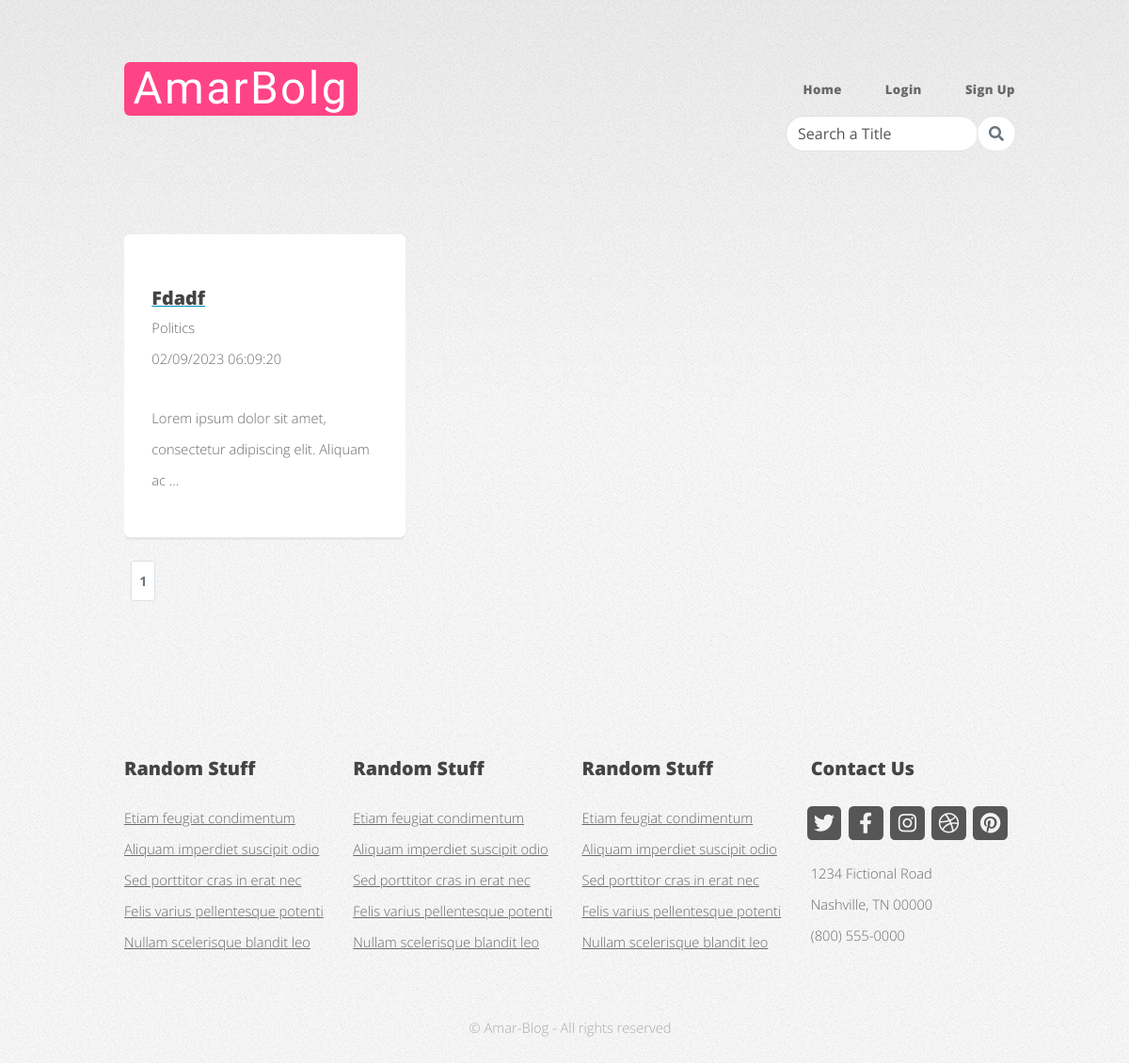
/posts/topic/politics/, run on an earlier commit of the app's database.
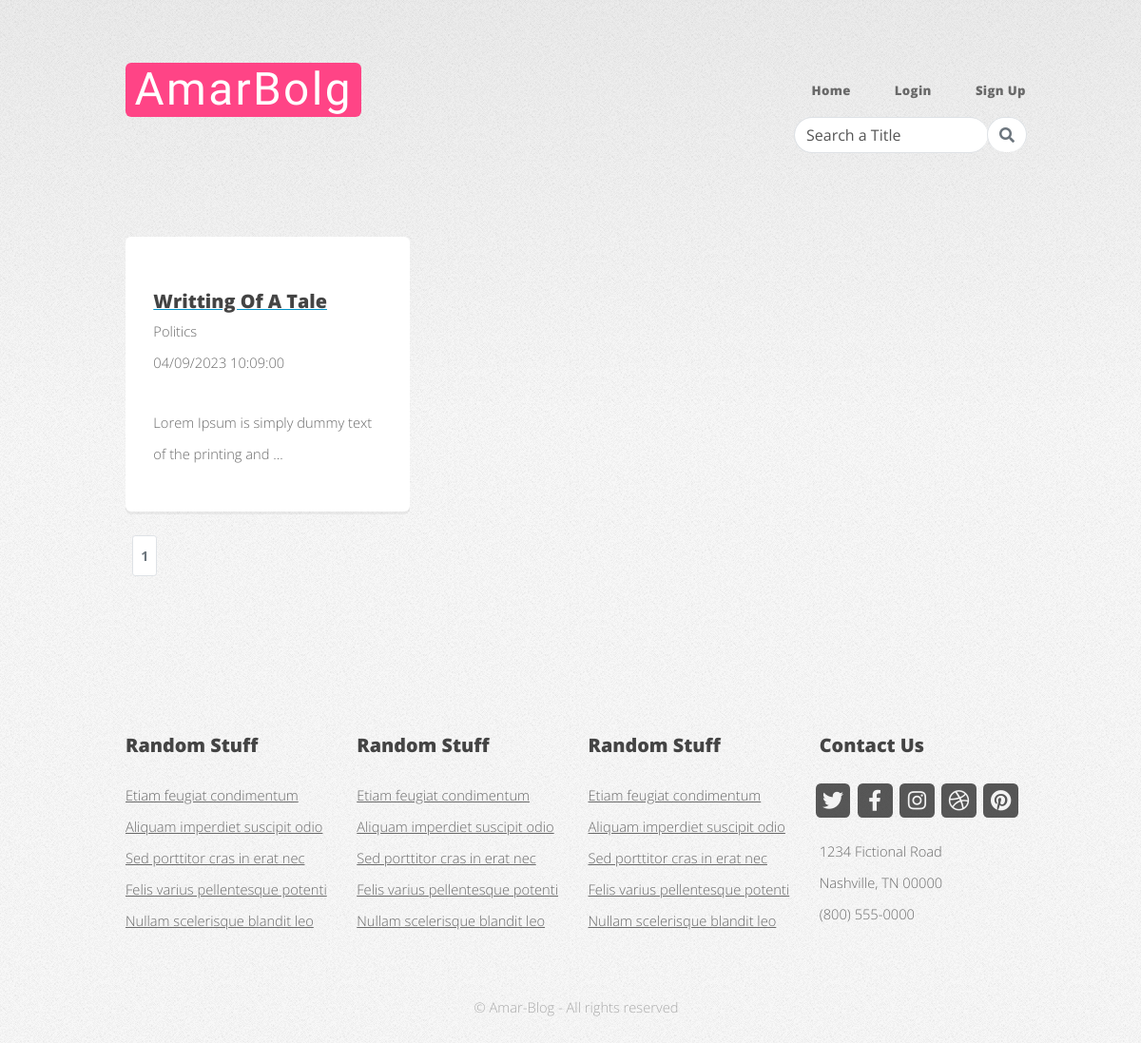
And on a later commit of the database.
### posts/models.py (models this page shows, shortened)
class posts(models.Model):
    blogger = models.ForeignKey(User, on_delete=models.CASCADE, related_name='post')
    title = models.CharField(max_length=250)
    topic = models.CharField(max_length=50, choices=choices.TOPICS)
    content=models.TextField()
    pub_date=models.DateTimeField(auto_now_add=True)
    mod_date=models.DateTimeField(auto_now=True)

### posts/views.py (the view)
# urls.py: path('topic/<str:topic>/',views.ShowContentsTopicWise.as_view(), name='topic'),
class ShowContentsTopicWise(generic.ListView):
    template_name='show_topic_content.html'
    def get_queryset(self) -> QuerySet[Any]:
        topic=self.kwargs['topic']
        return posts.objects.filter(topic=topic)
    def get_context_data(self, **kwargs: Any) -> Dict[str, Any]:
        context = super().get_context_data(**kwargs)
        p=Paginator(context['object_list'], 2)
        page_number = self.request.GET.get('page')
        try:
            page_obj=p.get_page(page_number)
        except PageNotAnInteger:    #if page_number is other than int value return to page 1
            page_obj=p.page(1)
        except EmptyPage:
            page_obj=p.page(p.num_pages)    #page_number is int value but out of range, return to last page
        context['page_obj']= page_obj
        context['page_range'] = p.page_range
        context['title']=self.kwargs['topic']
        return context

### posts/templates/show_topic_content.html (shortened to what this page needs)
{% extends 'core/base.html' %}
{% load static %}
{% block content %}
		<div id="features-wrapper">
			<div class="container">
				<div class="row">
                    {% if page_obj.object_list %}
					{% for item in page_obj.object_list %}
					<div class="col-4 col-12-medium">
						<section class="box feature">
                            <div class="inner">
                                <header>
                                    <a href="{% url 'read' item.id %}">
                                        <h2> {{item.title|title}} </h2>
                                    </a>
									<p>{{item.get_topic_display}}</p>
									<p>{{item.pub_date|date:"d/m/Y h:m:s"}}</p>
								</header>
								<p> {{item.content|truncatewords:10}} </p>
							</div>
						</section>
					</div>
					{% endfor %}
					{% elif title == 'Search Result' %}
						<h3> Oop! No blogs under this title! </h3>
                    {% else %}
                        <h3> Oh! No blogs under this topic - {{title|title}}! </h3>
                    {% endif %}
					{% if title == 'Search Result' %}
						{% include 'pagination_search.html' %}
					{% else %}
						{% include 'pagination.html' %}
					{% endif %}
				</div>
			</div>
		</div>
{% endblock content %}

What changed in the data, as far as the page shows it:
no longer on this page (row edited): posts: title "Fdadf", topic "Politics", pub_date "02/09/2023 06:09:20", content "Lorem ipsum dolor sit amet, consectetur adipiscing elit. Aliquam ac …"
added posts: title "Writting Of A Tale", topic "Politics", pub_date "04/09/2023 10:09:00", content "Lorem Ipsum is simply dummy text of the printing and …"
